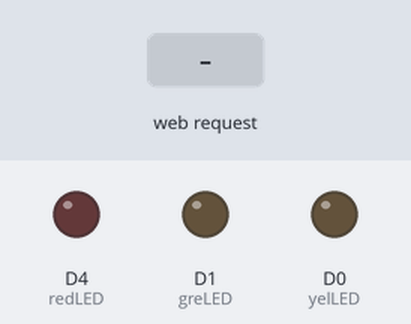
A program run on a simulated ESP8266 (NodeMCU). Parts: output pins drawn as LEDs (lit = HIGH). The inputs (shaded band) are chosen by the test bench. WiFi joins after 1.5 s; servers stay silent unless stated; what the program prints to the serial monitor is not drawn.

Above: at 2.7 s.
2.8 s: HTTP request GET /LED2ON received
At 4.0 s:
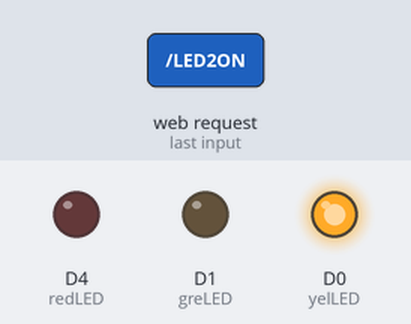
4.3 s: HTTP request GET /LED3ON received
At 5.3 s:
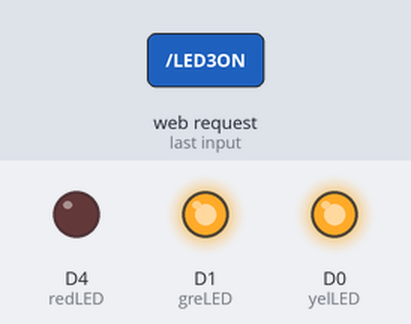
5.8 s: HTTP request GET /LED1OFF received
At 6.4 s:
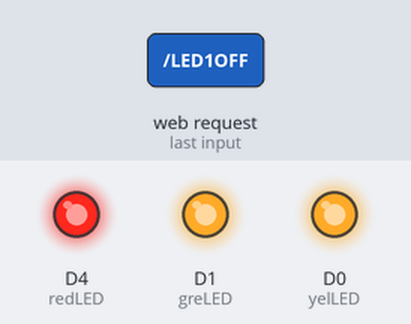
7.3 s: HTTP request GET /LED2OFF received
At 7.6 s:
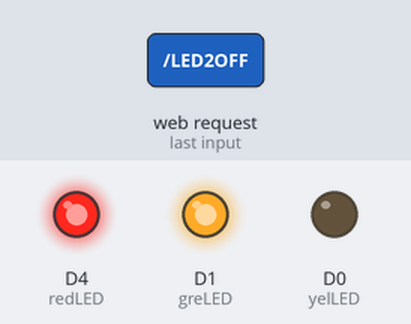
8.8 s: HTTP request GET /LED1ON received
At 9.9 s:
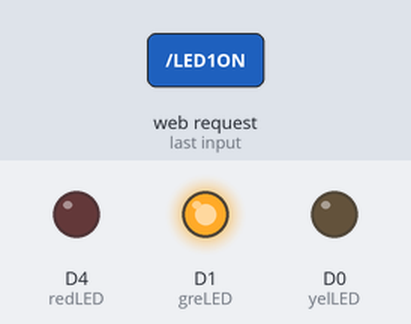
10.3 s: HTTP request GET /LED3OFF received
At 11.1 s:
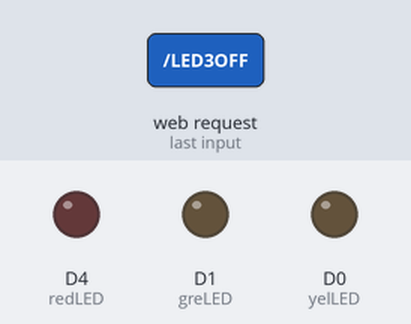
Timing chart, 0 to 12.8 s (numbered marks = the images above; inputs shaded):
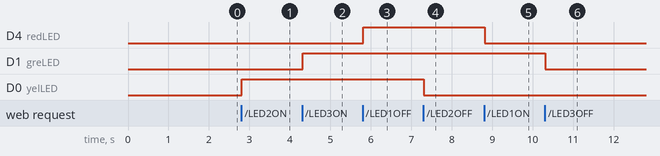

The program:

main.cpp
```cpp
#include <Arduino.h>
#include <ESPAsyncWebServer.h>
#include <ESP8266WiFi.h>

const char *ap_ssid = "kaedelun";
const char *ap_password = "1223334444";

const char *sta_ssid = "TEKNIK UNSOED D3";
const char *sta_password = "";

AsyncWebServer server(80);
String webpage;

int redLED = LED_BUILTIN, yelLED = D0, greLED = D1;

void setup() {
  pinMode(redLED, OUTPUT);
  pinMode(yelLED, OUTPUT);
  pinMode(greLED, OUTPUT);

  Serial.begin(9600);
  delay(10);

  /*local */
  // Serial.println("Configuring access point...");
  // WiFi.mode(WIFI_AP);
  // WiFi.softAP(ap_ssid, ap_password);
  // Serial.print("Wifi: ");
  // Serial.println(ap_ssid);
  // Serial.print("IP address: ");
  // Serial.println(WiFi.softAPIP());

  /*wifi station*/
  Serial.print("Connecting to ");
  Serial.println(sta_ssid);

  WiFi.mode(WIFI_STA);
  WiFi.begin(sta_ssid, sta_password);

  while (WiFi.status() != WL_CONNECTED)
  {
    delay(300);
    Serial.print(".");
  }

  Serial.println("");
  Serial.println("WiFi connected");
  Serial.print("IP address: ");
  Serial.println(WiFi.localIP());
  webpage+= "<h1> Web Control ESP8266</h1>";
  webpage+= "<p>LED 1: ";
  webpage+= "<a href=\"LED1ON\"\"><button>ON</button></a><a href=\"LED1OFF\"\"><button>OFF</button></a></p><br>";
  webpage+= "<p>LED 2: ";
  webpage+= "<a href=\"LED2ON\"\"><button>ON</button></a><a href=\"LED2OFF\"\"><button>OFF</button></a></p><br>";
  webpage+= "<p>LED 3: ";
  webpage+= "<a href=\"LED3ON\"\"><button>ON</button></a><a href=\"LED3OFF\"\"><button>OFF</button></a></p>";

  server.on("/", HTTP_GET, [](AsyncWebServerRequest *request){
    request->send(200, "text/html", webpage);
  });

  server.on("/LED1ON", HTTP_GET, [](AsyncWebServerRequest *request){
    digitalWrite(redLED, LOW);
    request->send(200, "text/html", webpage);
  });

  server.on("/LED2ON", HTTP_GET, [](AsyncWebServerRequest *request){
    digitalWrite(yelLED, HIGH);
    request->send(200, "text/html", webpage);
  });

  server.on("/LED3ON", HTTP_GET, [](AsyncWebServerRequest *request){
    digitalWrite(greLED, HIGH);
    request->send(200, "text/html", webpage);
  });

  server.on("/LED1OFF", HTTP_GET, [](AsyncWebServerRequest *request){
    digitalWrite(redLED, HIGH);
    request->send(200, "text/html", webpage);
  });

  server.on("/LED2OFF", HTTP_GET, [](AsyncWebServerRequest *request){
    digitalWrite(yelLED, LOW);
    request->send(200, "text/html", webpage);
  });

  server.on("/LED3OFF", HTTP_GET, [](AsyncWebServerRequest *request){
    digitalWrite(greLED, LOW);
    request->send(200, "text/html", webpage);
  });

  server.begin();
}

void loop() {

}
```

Measured:
- after the input at 2.8 s, D0 (yelLED): LOW → HIGH at once
- after the input at 4.3 s, D1 (greLED): LOW → HIGH at once
- after the input at 5.8 s, D4 (redLED): LOW → HIGH at once
- after the input at 7.3 s, D0 (yelLED): HIGH → LOW at once
- after the input at 8.8 s, D4 (redLED): HIGH → LOW at once
- after the input at 10.3 s, D1 (greLED): HIGH → LOW at once
